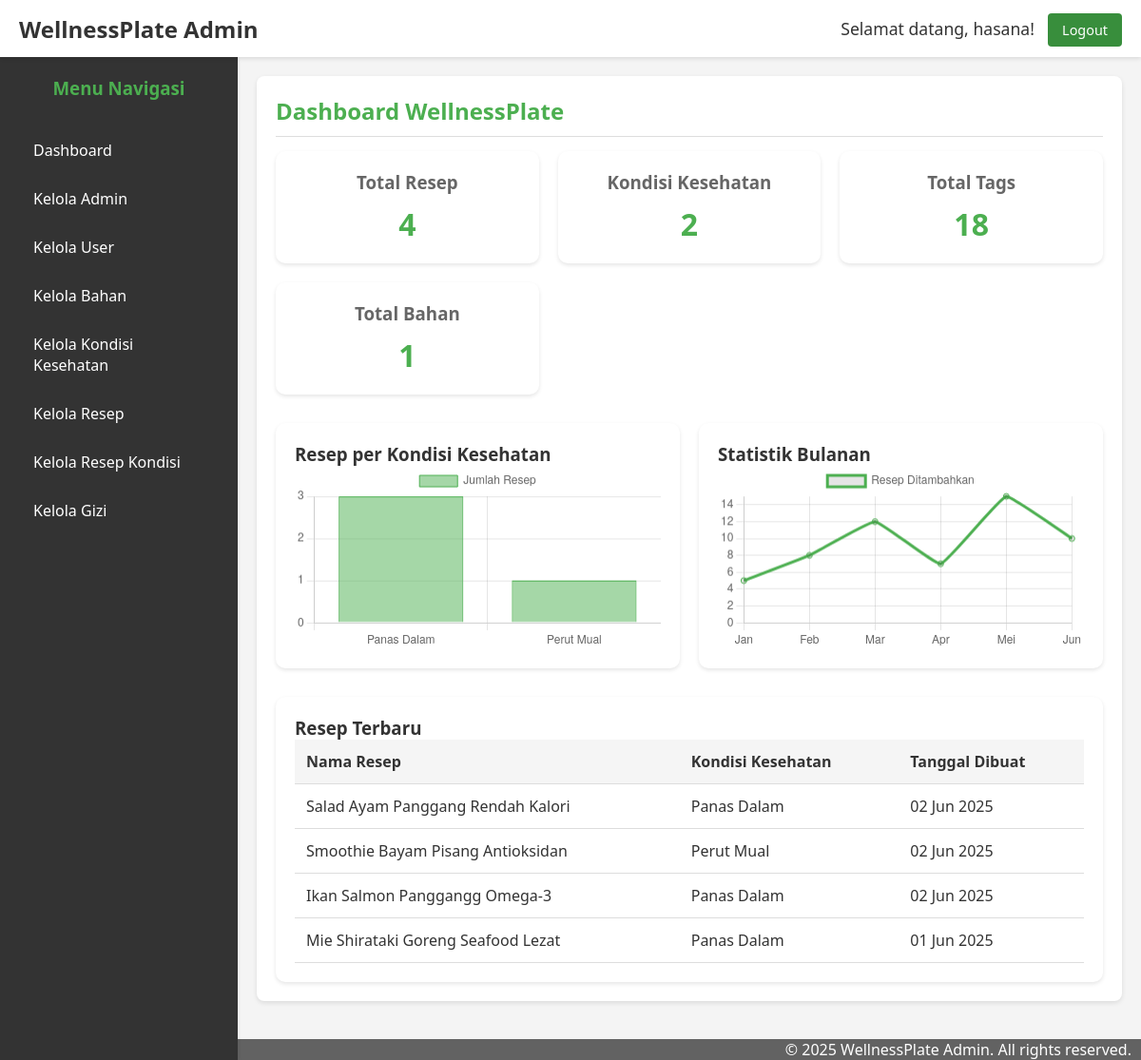
Screenshot of /admin/dashboard.php (signed in) with the database file from the repository.
### tables this page shows
CREATE TABLE `resep` (
  `id_resep` varchar(10) NOT NULL,
  `id_admin` varchar(10) DEFAULT NULL,
  `id_kondisi` varchar(10) DEFAULT NULL,
  `nama_resep` varchar(100) DEFAULT NULL,
  `deskripsi` text NOT NULL,
  `image` varchar(100) NOT NULL,
  `tags` text,
  `cara_buat` text,
  `tanggal_dibuat` date DEFAULT NULL
);

CREATE TABLE `kondisi_kesehatan` (
  `id_kondisi` varchar(10) NOT NULL,
  `nama_kondisi` varchar(100) DEFAULT NULL,
  `slug` varchar(100) DEFAULT NULL,
  `deskripsi` text
);

### admin/dashboard.php (the view, shortened to what this page needs)
<?php
if (!isset($base_url)) {
    $base_url = "/wellnessplate";
}
require_once __DIR__ . '/../config/koneksi.php';
$stats = [];
$query_resep = "SELECT COUNT(*) as total FROM resep";
$result_resep = mysqli_query($koneksi, $query_resep);
$stats['total_resep'] = mysqli_fetch_assoc($result_resep)['total'];
$query_kondisi = "SELECT COUNT(*) as total FROM kondisi_kesehatan";
$result_kondisi = mysqli_query($koneksi, $query_kondisi);
$stats['total_kondisi'] = mysqli_fetch_assoc($result_kondisi)['total'];
$query_tags = "SELECT COUNT(*) as total FROM tags";
$result_tags = mysqli_query($koneksi, $query_tags);
$stats['total_tags'] = mysqli_fetch_assoc($result_tags)['total'];
$query_bahan = "SELECT COUNT(*) as total FROM bahan";
$result_bahan = mysqli_query($koneksi, $query_bahan);
$stats['total_bahan'] = mysqli_fetch_assoc($result_bahan)['total'];
$query_resep_per_kondisi = "SELECT k.nama_kondisi, COUNT(r.id_resep) as total
                           FROM kondisi_kesehatan k
                           LEFT JOIN resep r ON k.id_kondisi = r.id_kondisi
                           GROUP BY k.id_kondisi, k.nama_kondisi";
$result_resep_per_kondisi = mysqli_query($koneksi, $query_resep_per_kondisi);
$resep_per_kondisi = [];
while ($row = mysqli_fetch_assoc($result_resep_per_kondisi)) {
    $resep_per_kondisi['labels'][] = $row['nama_kondisi'];
    $resep_per_kondisi['data'][] = $row['total'];
}
$query_recent_resep = "SELECT r.nama_resep, r.tanggal_dibuat, k.nama_kondisi
                       FROM resep r
                       LEFT JOIN kondisi_kesehatan k ON r.id_kondisi = k.id_kondisi
                       ORDER BY r.tanggal_dibuat DESC LIMIT 5";
$result_recent_resep = mysqli_query($koneksi, $query_recent_resep);
?>
<!DOCTYPE html>
<html lang="id">
<head>
    <link rel="stylesheet" href="./style.css">
    <link rel="stylesheet" href="./layout.css">
</head>
<body class="dashboard-body">
    <header class="page-header">
        <div class="logo-area">
            <h2><a href="<?php echo $base_url; ?>/dashboard.php" style="color: inherit; text-decoration: none;">WellnessPlate Admin</a></h1>
        </div>
        <div class="admin-info">
            <span class="welcome-admin" style="margin-right: 10px;">Selamat datang, <?php echo htmlspecialchars($_SESSION['admin_nama']); ?>!</span>
            <a href="/logout.php" class="logout-btn">Logout</a>
        </div>
    </header>
    <div class="main-wrapper">
        <?php include_once __DIR__ . '/templates/sidebar.php'; ?>
        <main class="content-area">
            <div class="card">
                <div class="card-header">
                    <h2>Dashboard WellnessPlate</h2>
                </div>
                <div class="card-body">
                    <div class="stats-container">
                        <div class="stat-card">
                            <h3>Total Resep</h3>
                            <div class="number"><?php echo $stats['total_resep']; ?></div>
                        </div>
                        <div class="stat-card">
                            <h3>Kondisi Kesehatan</h3>
                            <div class="number"><?php echo $stats['total_kondisi']; ?></div>
                        </div>
                        <div class="stat-card">
                            <h3>Total Tags</h3>
                            <div class="number"><?php echo $stats['total_tags']; ?></div>
                        </div>
                        <div class="stat-card">
                            <h3>Total Bahan</h3>
                            <div class="number"><?php echo $stats['total_bahan']; ?></div>
                        </div>
                    </div>
                    <div class="charts-container">
                        <div class="chart-card">
                            <h3>Resep per Kondisi Kesehatan</h3>
                            <canvas id="resepPerKondisiChart"></canvas>
                        </div>
                        <div class="chart-card">
                            <h3>Statistik Bulanan</h3>
                            <canvas id="monthlyStatsChart"></canvas>
                        </div>
                    </div>
                    <div class="recent-recipes">
                        <h3>Resep Terbaru</h3>
                        <table>
                            <thead>
                                <tr>
                                    <th>Nama Resep</th>
                                    <th>Kondisi Kesehatan</th>
                                    <th>Tanggal Dibuat</th>
                                </tr>
                            </thead>
                            <tbody>
                                <?php while ($row = mysqli_fetch_assoc($result_recent_resep)) : ?>
                                <tr>
                                    <td><?php echo htmlspecialchars($row['nama_resep']); ?></td>
                                    <td><?php echo htmlspecialchars($row['nama_kondisi']); ?></td>
                                    <td><?php echo date('d M Y', strtotime($row['tanggal_dibuat'])); ?></td>
                                </tr>
                                <?php endwhile; ?>
                            </tbody>
                        </table>
                    </div>
                </div>
            </div>
        </main>
    </div>
    <footer>
        <div style="background-color:rgb(98, 98, 98);">
            <p style="text-align: right; margin-right: 10px; color: #fff;">© <?php echo date("Y"); ?> WellnessPlate Admin. All rights reserved.</p>
        </div>
    </footer>
    <script>
        // Chart untuk Resep per Kondisi Kesehatan
        const resepPerKondisiCtx = document.getElementById('resepPerKondisiChart').getContext('2d');
        new Chart(resepPerKondisiCtx, {
            type: 'bar',
            data: {
                labels: <?php echo json_encode($resep_per_kondisi['labels'] ?? []); ?>,
                datasets: [{
                    label: 'Jumlah Resep',
                    data: <?php echo json_encode($resep_per_kondisi['data'] ?? []); ?>,
                    backgroundColor: 'rgba(76, 175, 80, 0.5)',
                    borderColor: 'rgba(76, 175, 80, 1)',
                    borderWidth: 1
                }]
            },
            options: {
                responsive: true,
                scales: {
                    y: {
                        beginAtZero: true,
                        ticks: {
                            stepSize: 1
                        }
                    }
                }
            }
        });
        // Chart untuk Statistik Bulanan (Dummy data untuk contoh)
        const monthlyStatsCtx = document.getElementById('monthlyStatsChart').getContext('2d');
        new Chart(monthlyStatsCtx, {
            type: 'line',
            data: {
                labels: ['Jan', 'Feb', 'Mar', 'Apr', 'Mei', 'Jun'],
                datasets: [{
                    label: 'Resep Ditambahkan',
                    data: [5, 8, 12, 7, 15, 10],
                    fill: false,
                    borderColor: 'rgb(76, 175, 80)',
                    tension: 0.1
                }]
            },
            options: {
                responsive: true,
                scales: {
                    y: {
                        beginAtZero: true,
                        ticks: {
                            stepSize: 1
                        }
                    }
                }
            }
        });
    </script>
</body>
</html>

### admin/templates/sidebar.php
<?php
$current_page = basename($_SERVER['PHP_SELF']);
$current_dir = basename(dirname($_SERVER['PHP_SELF']));
function isActive($module, $page_name) {
    global $current_dir, $current_page;
    return ($current_dir == $module && $current_page == $page_name);
}
?>
<aside class="sidebar">
    <h3>Menu Navigasi</h3>
    <ul>
        <li><a href="/admin/dashboard.php" class="<?php echo ($current_page == 'dashboard.php' && $current_dir == basename($base_url)) ? 'active' : ''; ?>">Dashboard</a></li>
        <li><a href="/admin/modules/admin/admin.php" class="<?php echo isActive('admin', 'admin.php') ? 'active' : ''; ?>">Kelola Admin</a></li>
        <li><a href="/admin/modules/users/user.php" class="<?php echo isActive('users', 'user.php') ? 'active' : ''; ?>">Kelola User</a></li>
        <li><a href="/admin/modules/bahan/bahan.php" class="<?php echo isActive('bahan', 'bahan.php') ? 'active' : ''; ?>">Kelola Bahan</a></li>
        <li><a href="/admin/modules/kondisi_kesehatan/kondisikesehatan.php" class="<?php echo isActive('kondisi_kesehatan', 'kondisikesehatan.php') ? 'active' : ''; ?>">Kelola Kondisi Kesehatan</a></li>
        <li><a href="/admin/modules/resep/resep.php" class="<?php echo isActive('resep', 'resep.php') ? 'active' : ''; ?>">Kelola Resep</a></li>
        <li><a href="/admin/modules/resep_kondisi/resepkondisi.php" class="<?php echo isActive('resepkondisi', 'resepkondisi.php') ? 'active' : ''; ?>">Kelola Resep Kondisi</a></li>
        <li><a href="/admin/modules/gizi/gizi.php" class="<?php echo isActive('gizi', 'gizi.php') ? 'active' : ''; ?>">Kelola Gizi</a></li>
    </ul>
</aside>

### admin/style.css (style rules this page uses)
:root { --primary-green: #4caf50; --light-green: #81c784; --dark-green: #388e3c; --off-white: #f4f4f4; --text-color: #333; --border-color: #ddd; --box-shadow: 0 2px 5px rgba(0, 0, 0, 0.1); --header-height: 60px; --sidebar-width: 250px; }
* { margin: 0; padding: 0; box-sizing: border-box; }
html, body { height: 100%; margin: 0; padding: 0; overflow: hidden; font-family: "Segoe UI", Tahoma, Geneva, Verdana, sans-serif; }
body.dashboard-body { background-color: var(--off-white); color: var(--text-color); overflow: hidden; }
.page-header { position: fixed; top: 0; left: 0; right: 0; height: var(--header-height); background-color: #fff; padding: 0 20px; display: flex; justify-content: space-between; align-items: center; box-shadow: var(--box-shadow); z-index: 1000; }
.sidebar { position: fixed; top: var(--header-height); left: 0; width: var(--sidebar-width); height: calc(100vh - var(--header-height)); background-color: #333; color: white; padding: 20px; overflow-y: auto; z-index: 999; }
.main-wrapper { margin-top: var(--header-height); margin-left: var(--sidebar-width); height: calc(100vh - var(--header-height)); overflow-y: auto; }
.content-area { padding: 20px; min-height: 100%; }
.sidebar h3 { color: var(--primary-green); text-align: center; margin-bottom: 30px; }
.sidebar ul { list-style-type: none; padding: 0; margin: 0; }
.sidebar ul li a { display: block; color: white; padding: 12px 15px; text-decoration: none; border-radius: 4px; margin-bottom: 5px; transition: background-color 0.3s ease, color 0.3s ease; }
.page-header .welcome-admin { font-size: 1.1em; }
.page-header .logout-btn { background-color: var(--dark-green); color: white; padding: 8px 15px; text-decoration: none; border-radius: 4px; font-size: 0.9em; transition: background-color 0.3s ease; }
.card { background-color: #fff; padding: 20px; border-radius: 8px; box-shadow: var(--box-shadow); margin-bottom: 20px; }
.card-header { border-bottom: 1px solid var(--border-color); padding-bottom: 10px; margin-bottom: 15px; display: flex; justify-content: space-between; align-items: center; }
.card-header h2, .card-header h3 { margin: 0; color: var(--primary-green); }
.dashboard-body { display: flex; flex-direction: column; align-items: normal; justify-content: normal; }
.page-header { background-color: #fff; padding: 15px 20px; box-shadow: var(--box-shadow); display: flex; justify-content: space-between; align-items: center; color: var(--text-color); height: 60px; box-sizing: border-box; }
.page-header .logout-btn { background-color: var(--dark-green); color: white; padding: 8px 15px; text-decoration: none; border-radius: 4px; font-size: 0.9em; }
html, body { margin: 0; padding: 0; height: 100%; overflow: hidden; }
body { display: flex; flex-direction: column; }
.content-area { overflow-y: auto; -webkit-overflow-scrolling: touch; }
.card { margin-bottom: 20px; }
.page-header, .sidebar { box-shadow: 0 2px 4px rgba(0,0,0,0.1); }

### admin/layout.css (style rules this page uses)
:root { --header-height: 60px; --sidebar-width: 250px; --primary-green: #4caf50; }
html, body { height: 100%; margin: 0; padding: 0; overflow: hidden; }
.page-header { position: fixed !important; top: 0; left: 0; right: 0; height: var(--header-height); background-color: #fff; z-index: 1000; box-shadow: 0 2px 4px rgba(0,0,0,0.1); }
.sidebar { position: fixed !important; top: var(--header-height); left: 0; width: var(--sidebar-width); height: calc(100vh - var(--header-height)); overflow-y: auto; background-color: #333; z-index: 999; }
.main-wrapper { margin-left: var(--sidebar-width); margin-top: var(--header-height); height: calc(100vh - var(--header-height)); overflow-y: auto; background-color: #f4f4f4; }
.content-area { padding: 20px; }

### rows the page displays
resep: nama_resep "Salad Ayam Panggang Rendah Kalori", id_kondisi.nama_kondisi "Panas Dalam", tanggal_dibuat "02 Jun 2025"
resep: nama_resep "Smoothie Bayam Pisang Antioksidan", id_kondisi.nama_kondisi "Perut Mual", tanggal_dibuat "02 Jun 2025"
resep: nama_resep "Ikan Salmon Panggangg Omega-3", id_kondisi.nama_kondisi "Panas Dalam", tanggal_dibuat "02 Jun 2025"
resep: nama_resep "Mie Shirataki Goreng Seafood Lezat", id_kondisi.nama_kondisi "Panas Dalam", tanggal_dibuat "01 Jun 2025"

### other values shown
$_SESSION['admin_nama'] "hasana"
$stats['total_resep'] "4"
$stats['total_kondisi'] "2"
$stats['total_tags'] "18"
$stats['total_bahan'] "1"
chart data {{ json_encode($resep_per_kondisi['labels'] ?? []) }} ["Panas Dalam","Perut Mual"]
chart data {{ json_encode($resep_per_kondisi['data'] ?? []) }} ["3","1"]
